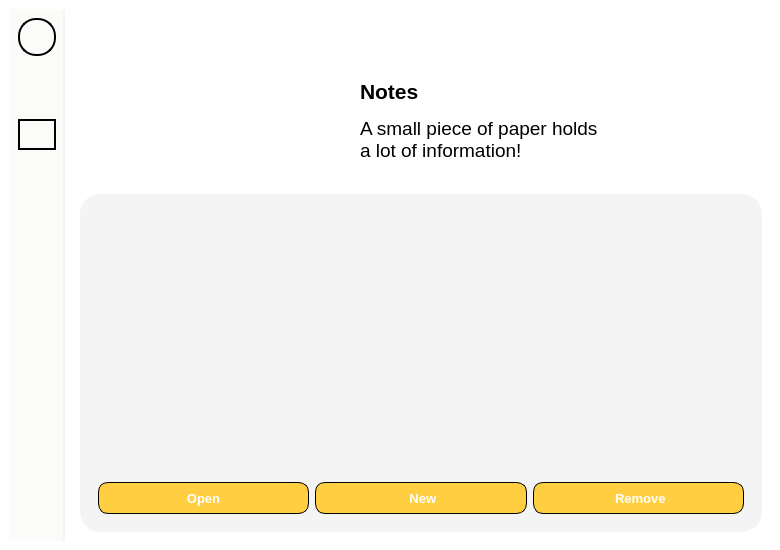
<?xml version="1.0" encoding="UTF-8"?>
<ui version="4.0">
 <class>MainWindow</class>
 <widget class="QMainWindow" name="MainWindow">
  <property name="geometry">
   <rect>
    <x>0</x>
    <y>0</y>
    <width>780</width>
    <height>550</height>
   </rect>
  </property>
  <property name="minimumSize">
   <size>
    <width>780</width>
    <height>550</height>
   </size>
  </property>
  <property name="windowTitle">
   <string>MainWindow</string>
  </property>
  <property name="styleSheet">
   <string notr="true">padding: 0px;
border: 0px;
background-color: white;</string>
  </property>
  <widget class="QWidget" name="centralwidget">
   <layout class="QHBoxLayout" name="horizontalLayout">
    <item>
     <widget class="QWidget" name="widget" native="true">
      <property name="styleSheet">
       <string notr="true">max-width: 54px;
background-color: #FBFBFA;
border-right: 2px solid #F5F5F4;
padding: 0px;
margin: 0px;</string>
      </property>
      <layout class="QVBoxLayout" name="verticalLayout_2">
       <item>
        <widget class="QLabel" name="label">
         <property name="font">
          <font>
           <pointsize>10</pointsize>
           <weight>75</weight>
           <bold>true</bold>
          </font>
         </property>
         <property name="styleSheet">
          <string notr="true">min-height: 34px;
max-height: 34px;
min-width: 34px;
max-width: 34px;
border: 2px solid black;
border-radius: 18px;</string>
         </property>
         <property name="text">
          <string/>
         </property>
         <property name="pixmap">
          <pixmap>../Image/icon.png</pixmap>
         </property>
         <property name="scaledContents">
          <bool>true</bool>
         </property>
         <property name="alignment">
          <set>Qt::AlignCenter</set>
         </property>
        </widget>
       </item>
       <item>
        <widget class="QLabel" name="label_5">
         <property name="styleSheet">
          <string notr="true">border: 0px;</string>
         </property>
         <property name="text">
          <string/>
         </property>
        </widget>
       </item>
       <item>
        <widget class="QLabel" name="label_2">
         <property name="font">
          <font>
           <pointsize>10</pointsize>
           <weight>75</weight>
           <bold>true</bold>
          </font>
         </property>
         <property name="styleSheet">
          <string notr="true">QLabel{
	max-height: 22px;
	border: 2px solid #FBFBFA;
	padding: 6px;
	border-radius: 18px;
}

QLabel:hover{
	max-height: 22px;
	border: 2px solid gray;
	padding: 6px;
	border-radius: 18px;
}</string>
         </property>
         <property name="text">
          <string/>
         </property>
         <property name="pixmap">
          <pixmap>../Image/home_d.png</pixmap>
         </property>
         <property name="scaledContents">
          <bool>true</bool>
         </property>
         <property name="alignment">
          <set>Qt::AlignCenter</set>
         </property>
        </widget>
       </item>
       <item>
        <widget class="QLabel" name="label_3">
         <property name="font">
          <font>
           <pointsize>10</pointsize>
           <weight>75</weight>
           <bold>true</bold>
          </font>
         </property>
         <property name="styleSheet">
          <string notr="true">max-height: 22px;
border: 2px solid black;
padding: 6px;
border-radius: 18px;</string>
         </property>
         <property name="text">
          <string/>
         </property>
         <property name="pixmap">
          <pixmap>../Image/notes_a.png</pixmap>
         </property>
         <property name="scaledContents">
          <bool>true</bool>
         </property>
         <property name="alignment">
          <set>Qt::AlignCenter</set>
         </property>
        </widget>
       </item>
       <item>
        <widget class="QLabel" name="label_4">
         <property name="font">
          <font>
           <pointsize>10</pointsize>
           <weight>75</weight>
           <bold>true</bold>
          </font>
         </property>
         <property name="styleSheet">
          <string notr="true">QLabel{
	max-height: 22px;
	border: 2px solid #FBFBFA;
	padding: 6px;
	border-radius: 18px;
}

QLabel:hover{
	max-height: 22px;
	border: 2px solid gray;
	padding: 6px;
	border-radius: 18px;
}</string>
         </property>
         <property name="text">
          <string/>
         </property>
         <property name="pixmap">
          <pixmap>../Image/chat_d.png</pixmap>
         </property>
         <property name="scaledContents">
          <bool>true</bool>
         </property>
         <property name="alignment">
          <set>Qt::AlignCenter</set>
         </property>
        </widget>
       </item>
       <item>
        <widget class="QLabel" name="label_10">
         <property name="font">
          <font>
           <pointsize>10</pointsize>
           <weight>75</weight>
           <bold>true</bold>
          </font>
         </property>
         <property name="styleSheet">
          <string notr="true">QLabel{
	max-height: 22px;
	border: 2px solid #FBFBFA;
	padding: 6px;
	border-radius: 18px;
}

QLabel:hover{
	max-height: 22px;
	border: 2px solid gray;
	padding: 6px;
	border-radius: 18px;
}</string>
         </property>
         <property name="text">
          <string/>
         </property>
         <property name="pixmap">
          <pixmap>../Image/search_d.png</pixmap>
         </property>
         <property name="scaledContents">
          <bool>true</bool>
         </property>
         <property name="alignment">
          <set>Qt::AlignCenter</set>
         </property>
        </widget>
       </item>
       <item>
        <spacer name="verticalSpacer">
         <property name="orientation">
          <enum>Qt::Vertical</enum>
         </property>
         <property name="sizeHint" stdset="0">
          <size>
           <width>20</width>
           <height>40</height>
          </size>
         </property>
        </spacer>
       </item>
       <item>
        <widget class="QLabel" name="label_6">
         <property name="font">
          <font>
           <pointsize>10</pointsize>
           <weight>75</weight>
           <bold>true</bold>
          </font>
         </property>
         <property name="styleSheet">
          <string notr="true">QLabel{
	max-height: 22px;
	border: 2px solid #FBFBFA;
	padding: 6px;
	border-radius: 18px;
}

QLabel:hover{
	max-height: 22px;
	border: 2px solid gray;
	padding: 6px;
	border-radius: 18px;
}</string>
         </property>
         <property name="text">
          <string/>
         </property>
         <property name="pixmap">
          <pixmap>../Image/about_b.png</pixmap>
         </property>
         <property name="scaledContents">
          <bool>true</bool>
         </property>
         <property name="alignment">
          <set>Qt::AlignCenter</set>
         </property>
        </widget>
       </item>
       <item>
        <widget class="QLabel" name="label_8">
         <property name="font">
          <font>
           <pointsize>10</pointsize>
           <weight>75</weight>
           <bold>true</bold>
          </font>
         </property>
         <property name="styleSheet">
          <string notr="true">QLabel{
	max-height: 22px;
	border: 2px solid #FBFBFA;
	padding: 6px;
	border-radius: 18px;
}

QLabel:hover{
	max-height: 22px;
	border: 2px solid gray;
	padding: 6px;
	border-radius: 18px;
}</string>
         </property>
         <property name="text">
          <string/>
         </property>
         <property name="pixmap">
          <pixmap>../Image/log_out.png</pixmap>
         </property>
         <property name="scaledContents">
          <bool>true</bool>
         </property>
         <property name="alignment">
          <set>Qt::AlignCenter</set>
         </property>
        </widget>
       </item>
      </layout>
     </widget>
    </item>
    <item>
     <widget class="QWidget" name="widget_2" native="true">
      <property name="styleSheet">
       <string notr="true"/>
      </property>
      <layout class="QVBoxLayout" name="verticalLayout">
       <item>
        <widget class="QWidget" name="widget_5" native="true">
         <property name="styleSheet">
          <string notr="true">margin-top: 20px;
min-height: 150px;
max-height: 150px;</string>
         </property>
         <layout class="QHBoxLayout" name="horizontalLayout_2">
          <item>
           <spacer name="horizontalSpacer">
            <property name="orientation">
             <enum>Qt::Horizontal</enum>
            </property>
            <property name="sizeHint" stdset="0">
             <size>
              <width>40</width>
              <height>20</height>
             </size>
            </property>
           </spacer>
          </item>
          <item>
           <widget class="QLabel" name="label_7">
            <property name="styleSheet">
             <string notr="true">max-width: 120px;
min-width: 120px;
max-height: 100px;
min-height: 100px;</string>
            </property>
            <property name="text">
             <string/>
            </property>
            <property name="pixmap">
             <pixmap>../Image/all_note.png</pixmap>
            </property>
            <property name="scaledContents">
             <bool>true</bool>
            </property>
           </widget>
          </item>
          <item>
           <widget class="QWidget" name="widget_6" native="true">
            <property name="styleSheet">
             <string notr="true">max-height: 120px;
min-height: 120px;</string>
            </property>
            <layout class="QVBoxLayout" name="verticalLayout_3">
             <item>
              <widget class="QTextBrowser" name="textBrowser">
               <property name="styleSheet">
                <string notr="true">min-width: 250px;</string>
               </property>
               <property name="html">
                <string>&lt;!DOCTYPE HTML PUBLIC &quot;-//W3C//DTD HTML 4.0//EN&quot; &quot;http://www.w3.org/TR/REC-html40/strict.dtd&quot;&gt;
&lt;html&gt;&lt;head&gt;&lt;meta name=&quot;qrichtext&quot; content=&quot;1&quot; /&gt;&lt;style type=&quot;text/css&quot;&gt;
p, li { white-space: pre-wrap; }
&lt;/style&gt;&lt;/head&gt;&lt;body style=&quot; font-family:'MS Shell Dlg 2'; font-size:8.25pt; font-weight:400; font-style:normal;&quot;&gt;
&lt;p style=&quot;-qt-paragraph-type:empty; margin-top:0px; margin-bottom:0px; margin-left:0px; margin-right:0px; -qt-block-indent:0; text-indent:0px; font-family:'Segoe UI ';&quot;&gt;&lt;br /&gt;&lt;/p&gt;
&lt;p style=&quot; margin-top:0px; margin-bottom:0px; margin-left:0px; margin-right:0px; -qt-block-indent:0; text-indent:0px;&quot;&gt;&lt;span style=&quot; font-family:'Segoe UI '; font-size:16pt; font-weight:600;&quot;&gt;Notes&lt;/span&gt;&lt;/p&gt;
&lt;p style=&quot;-qt-paragraph-type:empty; margin-top:0px; margin-bottom:0px; margin-left:0px; margin-right:0px; -qt-block-indent:0; text-indent:0px; font-family:'Segoe UI '; font-size:8pt; font-weight:600;&quot;&gt;&lt;br /&gt;&lt;/p&gt;
&lt;p style=&quot; margin-top:0px; margin-bottom:0px; margin-left:0px; margin-right:0px; -qt-block-indent:0; text-indent:0px;&quot;&gt;&lt;span style=&quot; font-family:'Segoe UI '; font-size:14pt;&quot;&gt;A small piece of paper holds a lot of information!&lt;/span&gt;&lt;/p&gt;&lt;/body&gt;&lt;/html&gt;</string>
               </property>
              </widget>
             </item>
            </layout>
           </widget>
          </item>
          <item>
           <spacer name="horizontalSpacer_2">
            <property name="orientation">
             <enum>Qt::Horizontal</enum>
            </property>
            <property name="sizeHint" stdset="0">
             <size>
              <width>40</width>
              <height>20</height>
             </size>
            </property>
           </spacer>
          </item>
         </layout>
        </widget>
       </item>
       <item>
        <widget class="QWidget" name="widget_3" native="true">
         <property name="styleSheet">
          <string notr="true">border-radius: 20px;
background-color: #F4F4F4;</string>
         </property>
         <layout class="QVBoxLayout" name="verticalLayout_4">
          <item>
           <widget class="QListWidget" name="listWidget_2">
            <property name="font">
             <font>
              <pointsize>13</pointsize>
             </font>
            </property>
            <property name="styleSheet">
             <string notr="true">QListWidget{
	border: 0px;
	margin-top: 0px;
}

QListWidget::item {
	background-color: white;
	height: 60px;
	margin: 5px;
	margin-bottom: 10px;
	border-radius: 15px;
	padding-left: 15px;
	padding-right: 15px;
}

QListWidget::item::hover{
	background-color: rgb(250, 250, 250);
	color: black;
	height: 60px;
	margin: 5px;
	margin-bottom: 10px;
	border-radius: 15px;
	padding-left: 15px;
	padding-right: 15px;
}

QListWidget::item::selected{
	background-color: rgb(250, 250, 250);
	color: black;
	height: 60px;
	margin: 5px;
	margin-bottom: 10px;
	border-radius: 15px;
	padding-left: 15px;
	padding-right: 15px;
	border: 2px solid gray;
}</string>
            </property>
            <property name="verticalScrollBarPolicy">
             <enum>Qt::ScrollBarAlwaysOff</enum>
            </property>
            <property name="horizontalScrollBarPolicy">
             <enum>Qt::ScrollBarAlwaysOff</enum>
            </property>
           </widget>
          </item>
          <item>
           <widget class="QWidget" name="widget_4" native="true">
            <layout class="QHBoxLayout" name="horizontalLayout_3">
             <item>
              <widget class="QPushButton" name="pushButton_4">
               <property name="font">
                <font>
                 <family>Segoe UI</family>
                 <pointsize>10</pointsize>
                 <weight>75</weight>
                 <bold>true</bold>
                </font>
               </property>
               <property name="styleSheet">
                <string notr="true">QPushButton{
	border: 1px solid black;
	height: 30px;
	border-radius: 10px;
	background-color: #FFCE41;
	color: white;
}

QPushButton::hover{
	border: 2px solid black;
	height: 30px;
	border-radius: 10px;
	background-color: #FFCE41;
}

QPushButton::pressed{
	border: 2px solid black;
	height: 30px;
	border-radius: 10px;
	background-color: rgb(234, 188, 59);
}</string>
               </property>
               <property name="text">
                <string>Open</string>
               </property>
               <property name="icon">
                <iconset>
                 <normaloff>../Image/all_note_view.png</normaloff>../Image/all_note_view.png</iconset>
               </property>
               <property name="iconSize">
                <size>
                 <width>16</width>
                 <height>16</height>
                </size>
               </property>
              </widget>
             </item>
             <item>
              <widget class="QPushButton" name="pushButton_3">
               <property name="font">
                <font>
                 <family>Segoe UI</family>
                 <pointsize>10</pointsize>
                 <weight>75</weight>
                 <bold>true</bold>
                </font>
               </property>
               <property name="styleSheet">
                <string notr="true">QPushButton{
	border: 1px solid black;
	height: 30px;
	border-radius: 10px;
	background-color: #FFCE41;
	color: white;
}

QPushButton::hover{
	border: 2px solid black;
	height: 30px;
	border-radius: 10px;
	background-color: #FFCE41;
}

QPushButton::pressed{
	border: 2px solid black;
	height: 30px;
	border-radius: 10px;
	background-color: rgb(234, 188, 59);
}</string>
               </property>
               <property name="text">
                <string> New</string>
               </property>
               <property name="icon">
                <iconset>
                 <normaloff>../Image/new.png</normaloff>../Image/new.png</iconset>
               </property>
               <property name="iconSize">
                <size>
                 <width>16</width>
                 <height>16</height>
                </size>
               </property>
              </widget>
             </item>
             <item>
              <widget class="QPushButton" name="pushButton">
               <property name="font">
                <font>
                 <family>Segoe UI</family>
                 <pointsize>10</pointsize>
                 <weight>75</weight>
                 <bold>true</bold>
                </font>
               </property>
               <property name="styleSheet">
                <string notr="true">QPushButton{
	border: 1px solid black;
	height: 30px;
	border-radius: 10px;
	background-color: #FFCE41;
	color: white;
}

QPushButton::hover{
	border: 2px solid black;
	height: 30px;
	border-radius: 10px;
	background-color: #FFCE41;
}

QPushButton::pressed{
	border: 2px solid black;
	height: 30px;
	border-radius: 10px;
	background-color: rgb(234, 188, 59);
}</string>
               </property>
               <property name="text">
                <string> Remove</string>
               </property>
               <property name="icon">
                <iconset>
                 <normaloff>../Image/remove.png</normaloff>../Image/remove.png</iconset>
               </property>
               <property name="iconSize">
                <size>
                 <width>16</width>
                 <height>16</height>
                </size>
               </property>
              </widget>
             </item>
            </layout>
           </widget>
          </item>
         </layout>
        </widget>
       </item>
      </layout>
     </widget>
    </item>
   </layout>
  </widget>
 </widget>
 <resources/>
 <connections/>
</ui>
